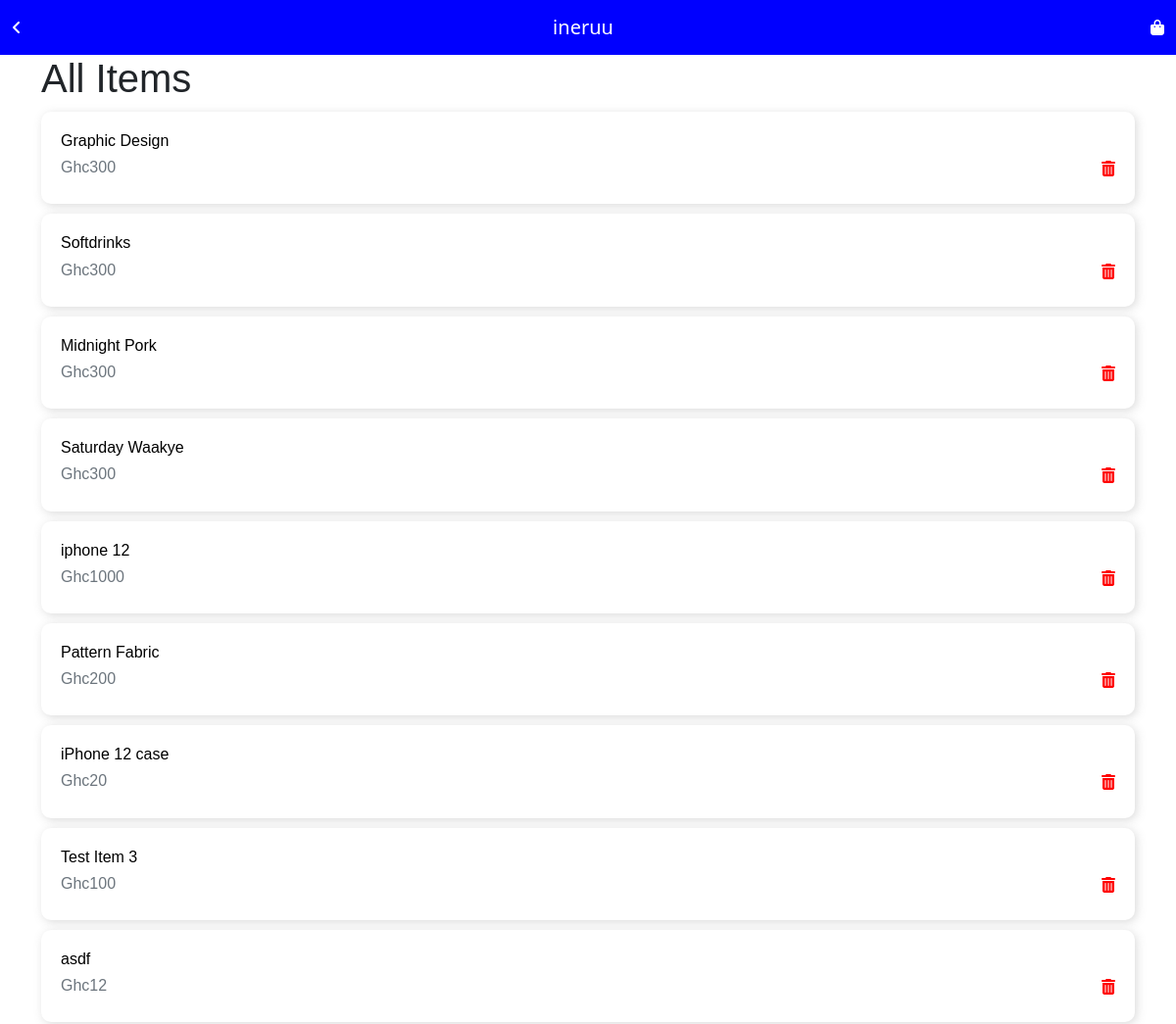
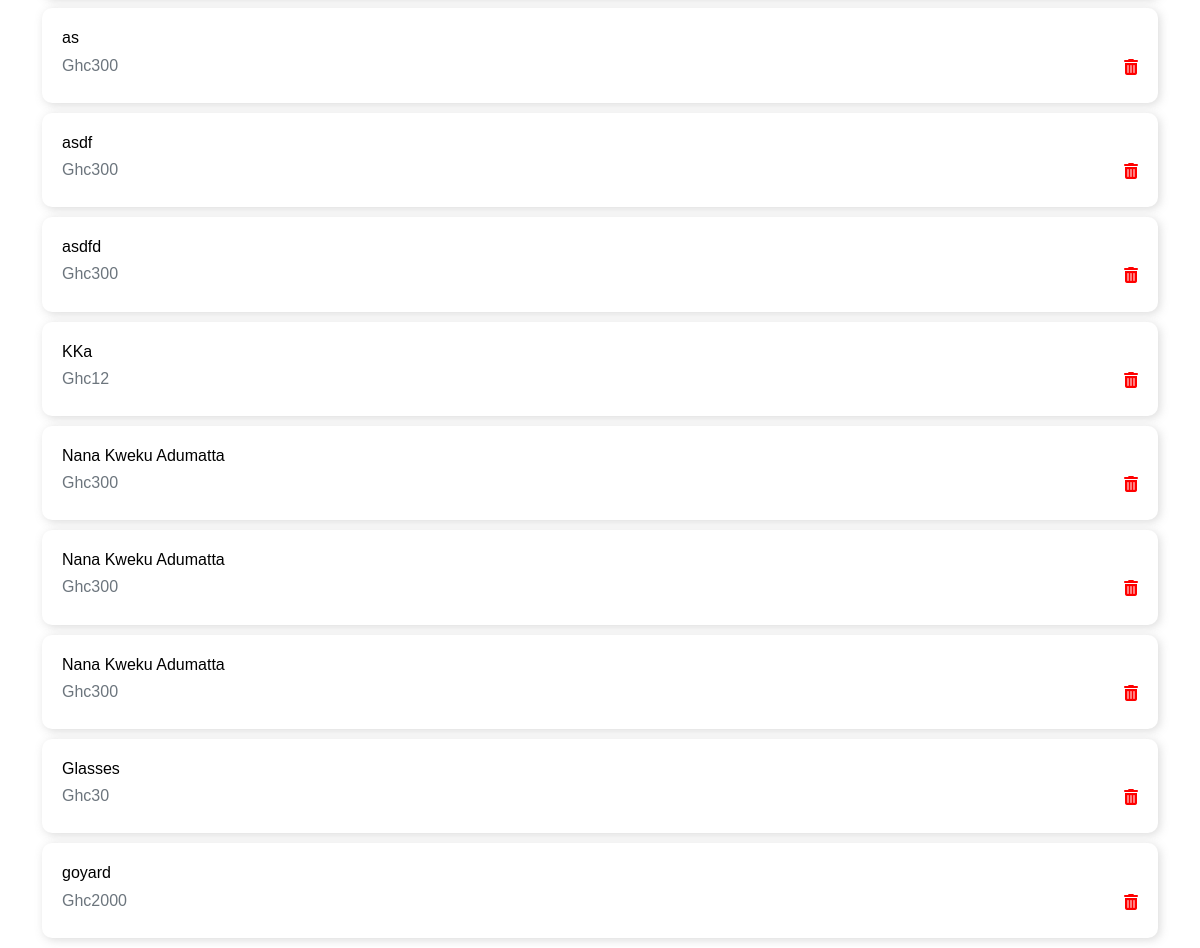
/allitems, run on an earlier commit of the app's database (2 pictures, top to bottom).
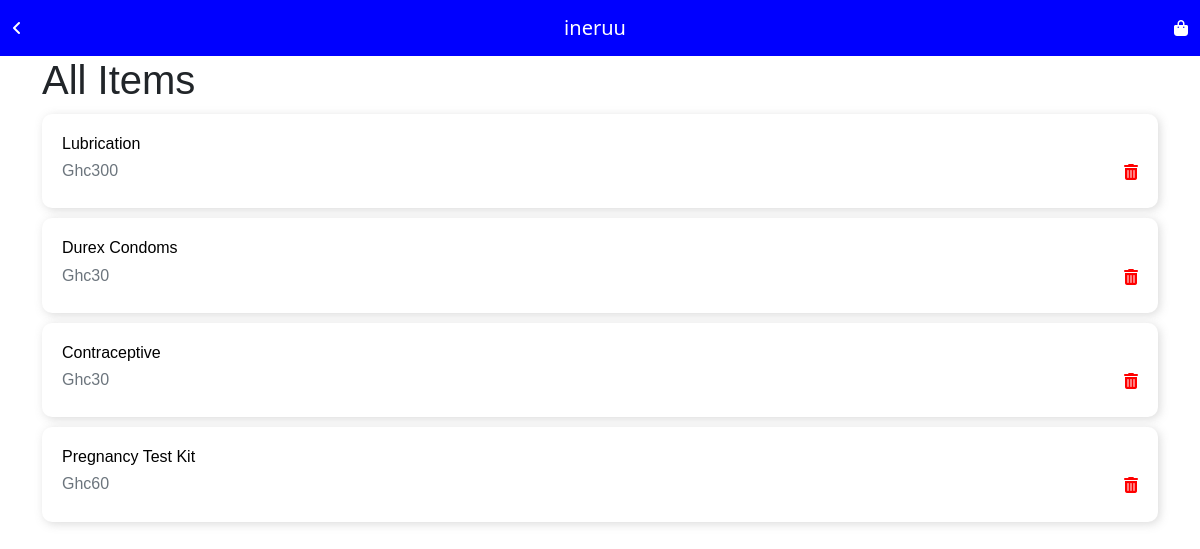
And on a later commit of the database.
### app.py (models this page shows)
class Item(db.Model):
    id = db.Column(db.Integer, primary_key=True)
    name = db.Column(db.String(50), nullable=False)
    price = db.Column(db.String(10), nullable=True)
    description = db.Column(db.String(), nullable = False)
    image =  db.Column (db.String(), default='default.jpg')
    trending = db.Column (db.Boolean, default = False)
    category = db.Column(db.String(), nullable=False)
    vendor = db.Column(db.Integer, db.ForeignKey('user.id', ondelete="CASCADE"), nullable=False)

### app.py (the view)
@app.route('/allitems')
def allitems():
    items = Item.query.all()
    return render_template('allitems.html', items = items)

### templates/allitems.html
{% extends "base.html" %}
{% block body %}
<div class="container">
<h1 class="sub-heading">All Items</h1>
{% for item in items %}
<a style="color: black; text-decoration: none;" href="{{url_for('update', itemid=item.id)}}">
<div class="options-button space">
        <h6>{{item.name}}</h6>
    <div style="display: flex; justify-content: space-between;">
        <h6 class="text-muted">Ghc{{item.price}}</h6>
        <a href="{{url_for("admindelete", itemid=item.id)}}">
            <i class="fa fa-trash" aria-hidden="true" style="color: red;"></i>
        </a>
    </div>
</div>
</a>
{% endfor %}
</div>
{% endblock %}

### templates/base.html (shortened to what this page needs)
<!doctype html>
<html lang="en">
  <head>
<link rel="stylesheet" href="https://cdn.jsdelivr.net/npm/@xz/fonts@1/serve/plus-jakarta-display.min.css">
    <link rel="stylesheet" href="{{ url_for('static',filename='css/style.css')}}">
    <link href="https://cdn.jsdelivr.net/npm/bootstrap@5.0.0-beta1/dist/css/bootstrap.min.css" rel="stylesheet">
  </head>
  <body>
<nav class="navbar navbar-expand-lg navbar-light" style="background-color: blue; color: white;">
    <div class="container-fluid">
      {% if home == 'home' %}
      <a class="navbar-brand"  style="color: white; " href="{{ url_for('index')}}"> ineruu</a>
      {% else %}
      <i class="fas fa-angle-left" style="margin-right: 10px;" onclick="window.history.back()"></i><a class="navbar-brand"  style="color: white; " href="{{ url_for('index')}}">ineruu</a>
      {% endif %}
      <a style="text-decoration: none; color: white;" href="{{url_for('cart')}}">
        <i class="fa fa-shopping-bag" aria-hidden="true"></i>
      </a>
    </div>
  </nav>
    {% block body %}
    {% endblock %}
  </body>
</html>

### static/css/style.css (style rules this page uses)
body { font-family: 'Plus Jakarta Display', sans-serif; }
a { text-decoration:none ; color: black; }
.options-button { border: none; width: 100%; background-color: white; border-radius: 10px; border :2px solid rgba(0, 0, 0, 0.205); color: rgba(0, 0, 0, 0.486); font-weight: bold; padding: 20px; margin: 10px 0; text-align: left; }
.space { -webkit-appearance: none; -moz-appearance: none; padding: 20px; border-radius: 10px; width: 100%; border: none; box-shadow: 2px 2px 10px 0px rgba(136, 136, 136, 0.3); background-color: white; font-family: 'Plus Jakarta Display', sans-serif; }
.sub-heading { font-weight: 500; font-family: 'Plus Jakarta Display', sans-serif; }

What changed in the data, as far as the page shows it:
removed Item: name "Softdrinks", price "300"
removed Item: name "Midnight Pork", price "300"
removed Item: name "Saturday Waakye", price "300"
removed Item: name "iphone 12", price "1000"
removed Item: name "Pattern Fabric", price "200"
removed Item: name "iPhone 12 case", price "20"
removed Item: name "Test Item 3", price "100"
removed Item: name "asdf", price "12"
removed Item: name "as", price "300"
removed Item: name "asdf", price "300"
removed Item: name "asdfd", price "300"
removed Item: name "KKa", price "12"
removed Item: name "Nana Kweku Adumatta", price "300"
removed Item: name "Nana Kweku Adumatta", price "300"
removed Item: name "Nana Kweku Adumatta", price "300"
removed Item: name "Glasses", price "30"
removed Item: name "goyard", price "2000"
added Item: name "Lubrication", price "300"
changed Item: name "Graphic Design" → "Durex Condoms"; price "300" → "30"
added Item: name "Contraceptive", price "30"
added Item: name "Pregnancy Test Kit", price "60"
